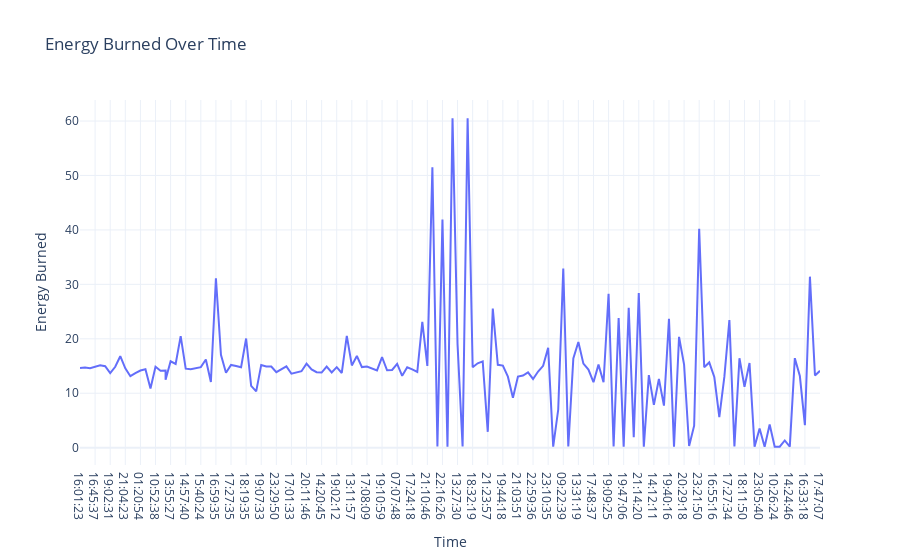

Notebook source saved alongside this figure:
### Code cell
fig = px.line(data, x = 'Time',y='Energy Burned',title ='Energy Burned Over Time')
fig.show()

### Figure 1 — Plotly figure (JSON) as saved in the notebook; plotly's stock layout.template omitted (floating-point values rounded to 4 significant figures; data arrays with more than 128 entries replaced by an {"elided": "..."} marker saying what was removed)
{"data": [{"hovertemplate": "Time=%{x}<br>Energy Burned=%{y}<extra></extra>", "legendgroup": "", "line": {"color": "#636efa", "dash": "solid"}, "marker": {"symbol": "circle"}, "mode": "lines", "name": "", "orientation": "v", "showlegend": false, "type": "scatter", "x": {"elided": "149 str values"}, "xaxis": "x", "y": {"elided": "149 float values"}, "yaxis": "y"}], "layout": {"autosize": true, "legend": {"tracegroupgap": 0}, "title": {"text": "Energy Burned Over Time"}, "xaxis": {"anchor": "y", "autorange": true, "domain": [0, 1], "range": [0, 147], "title": {"text": "Time"}, "type": "category"}, "yaxis": {"anchor": "x", "autorange": true, "domain": [0, 1], "range": [-3.181, 63.87], "title": {"text": "Energy Burned"}, "type": "linear"}}}
